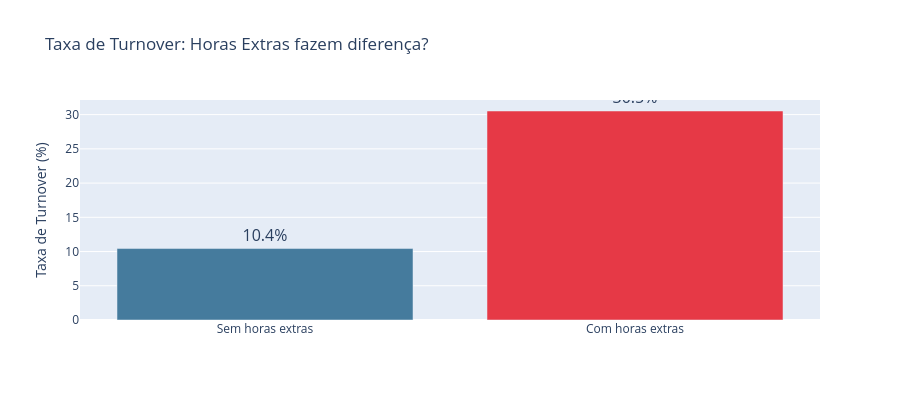

Notebook code cell kept with this figure:
### Markdown cell above
## 1. Horas Extras — O fator mais visível

### Code cell
# Taxa de turnover por horas extras
overtime = df.groupby('OverTime')['saiu'].mean().reset_index()
overtime.columns = ['horas_extras', 'taxa']
overtime['taxa'] = overtime['taxa'] * 100
overtime['horas_extras'] = overtime['horas_extras'].map({'Yes': 'Com horas extras', 'No': 'Sem horas extras'})

fig = px.bar(
    overtime, x='horas_extras', y='taxa',
    color='horas_extras',
    color_discrete_map={'Com horas extras': '#E63946', 'Sem horas extras': '#457B9D'},
    title='Taxa de Turnover: Horas Extras fazem diferença?',
    labels={'horas_extras': '', 'taxa': 'Taxa de Turnover (%)'},
    text=overtime['taxa'].round(1).astype(str) + '%'
)
fig.update_traces(textposition='outside', textfont_size=16)
fig.update_layout(showlegend=False, height=400)
fig.show()

com = overtime[overtime['horas_extras']=='Com horas extras']['taxa'].values[0]
sem = overtime[overtime['horas_extras']=='Sem horas extras']['taxa'].values[0]
print(f'Quem faz horas extras tem {com/sem:.1f}x mais chance de sair.')

### Figure 1 — Plotly figure (JSON) as saved in the notebook; plotly's stock layout.template omitted (floating-point values rounded to 4 significant figures)
{"data": [{"hovertemplate": "=%{x}<br>Taxa de Turnover (%)=%{y}<br>text=%{text}<extra></extra>", "legendgroup": "Sem horas extras", "marker": {"color": "#457B9D", "pattern": {"shape": ""}}, "name": "Sem horas extras", "orientation": "v", "showlegend": true, "text": ["10.4%"], "textfont": {"size": 16}, "textposition": "outside", "type": "bar", "x": ["Sem horas extras"], "xaxis": "x", "y": [10.44], "yaxis": "y"}, {"hovertemplate": "=%{x}<br>Taxa de Turnover (%)=%{y}<br>text=%{text}<extra></extra>", "legendgroup": "Com horas extras", "marker": {"color": "#E63946", "pattern": {"shape": ""}}, "name": "Com horas extras", "orientation": "v", "showlegend": true, "text": ["30.5%"], "textfont": {"size": 16}, "textposition": "outside", "type": "bar", "x": ["Com horas extras"], "xaxis": "x", "y": [30.53], "yaxis": "y"}], "layout": {"barmode": "relative", "height": 400, "legend": {"title": {"text": ""}, "tracegroupgap": 0}, "showlegend": false, "title": {"text": "Taxa de Turnover: Horas Extras fazem diferença?"}, "xaxis": {"anchor": "y", "categoryarray": ["Sem horas extras", "Com horas extras"], "categoryorder": "array", "domain": [0.0, 1.0], "title": {"text": ""}}, "yaxis": {"anchor": "x", "domain": [0.0, 1.0], "title": {"text": "Taxa de Turnover (%)"}}}}
